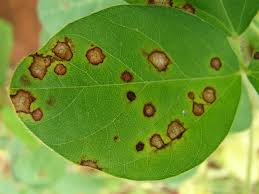
#> input picture image3.jfif, 259 x 194 px
$ python -i leaf_disease_detection.py   (imports and definitions only)
#> lines starting #> are read from the running program, lines starting #| are printed output that depends on the picture; after the words box and inside, x2 and y2 are one past the last pixel; in counts of white or black regions, pixels touching at a corner belong together
#> further down, picture is the input picture: shape (194, 259, 3); mean B, G, R 51.9, 148.9, 114.8
import cv2
import numpy as np
import matplotlib.pyplot as plt
from sklearn.cluster import KMeans
from skimage.feature import graycomatrix, graycoprops
from skimage.measure import shannon_entropy
from scipy.stats import skew, kurtosis
from scipy import ndimage
from remove_background_grabcut import grabcut


# Remove everything except the leaf.
def remove_background(img_bgr):

    #Convert Image to HSV Color Space
    hsv = cv2.cvtColor(img_bgr, cv2.COLOR_BGR2HSV)
#> hsv: shape (194, 259, 3); mean H, S, V 39.8, 179, 152.9

    # Define range for green/yellow leaf colors
    lower_green = np.array([25, 20, 20])
    upper_green = np.array([95, 255, 255])

    # Creates binary mask
    raw_mask = cv2.inRange(hsv, lower_green, upper_green)
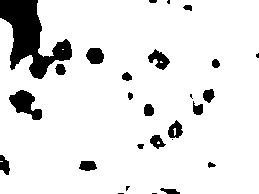
#> raw_mask: shape (194, 259); 90.1% white; 27 black regions (7 under 20 px), largest, box (x1, y1, x2, y2) and area: (0, 0, 72, 79) 2585, (9, 90, 42, 120) 522, (148, 49, 170, 70) 237

    # keep only the largest connected component → main leaf
    num_labels, labels, stats, _ = cv2.connectedComponentsWithStats(raw_mask, connectivity=8)
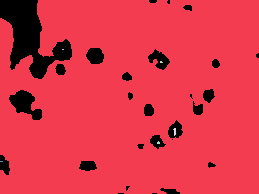
#> labels: shape (194, 259) int32; 7 distinct labels, from 0 to 6; one colour per label, 0 black
#> num_labels = 7; stats = [[0, 0, 259, 194, 4957], [0, 0, 259, 194, 45256], [62, 49, 2, 1, 2], [160, 61, 3, 2, 5], [173, 128, 3, 8, 16], [157, 141, 3, 3, 7], [0, 161, 3, 1, 3]]
    leaf_mask = np.zeros_like(raw_mask)
    if num_labels > 1:
        largest_idx = 1 + np.argmax(stats[1:, cv2.CC_STAT_AREA])
#> largest_idx = 1
        leaf_mask[labels == largest_idx] = 255

    # Morphological operations to clean up mask
    kernel = np.ones((5,5), np.uint8)
    leaf_mask = cv2.morphologyEx(leaf_mask, cv2.MORPH_CLOSE, kernel, iterations=2) # dilation followed by erosion, Fills small holes inside the leaf

    # Apply mask
    result = cv2.bitwise_and(img_bgr, img_bgr, mask=leaf_mask)
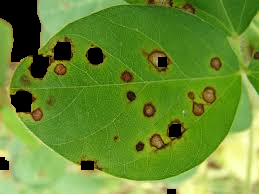
#> result: shape (194, 259, 3); mean B, G, R 48.2, 141.6, 104.5
    return result, leaf_mask

# [119 lines left out: functions segment_disease_regions, calculate_disease_percentage, detect_disease, not called in this run]

>>> import cv2
>>> picture = cv2.imread('image3.jfif')
>>> result = remove_background(picture)

$ run again, on download.jfif
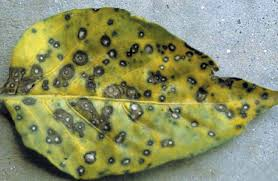
#> input picture download.jfif, 278 x 181 px
#> picture is the input picture: shape (181, 278, 3); mean B, G, R 103.9, 145.7, 139.8
#> hsv: shape (181, 278, 3); mean H, S, V 52.8, 95.6, 150.3
#> raw_mask: shape (181, 278); 71.7% white; 149 black regions (119 under 20 px), largest, box (x1, y1, x2, y2) and area: (0, 0, 278, 90) 9421, (217, 111, 278, 181) 2664, (32, 154, 69, 180) 244
#> in remove_background, `num_labels, labels, stats, _ = cv2.connectedComponentsWithStats(raw_ma..`:
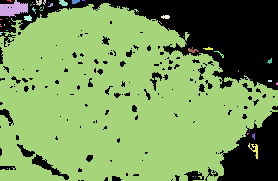
#> labels: shape (181, 278) int32; 47 distinct labels, from 0 to 46; one colour per label, 0 black
#> num_labels = 47; stats = 47 rows, first 6: [0, 0, 278, 181, 14257], [7, 0, 5, 2, 6], [0, 0, 28, 17, 317], [36, 0, 6, 6, 26], [43, 0, 3, 5, 9], [59, 0, 9, 6, 39]
#> largest_idx = 11
#> in remove_background, `result = cv2.bitwise_and(img_bgr, img_bgr, mask=leaf_mask)`:
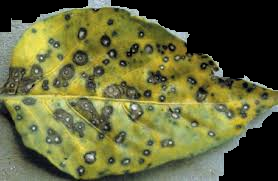
#> result: shape (181, 278, 3); mean B, G, R 57, 101.3, 99
